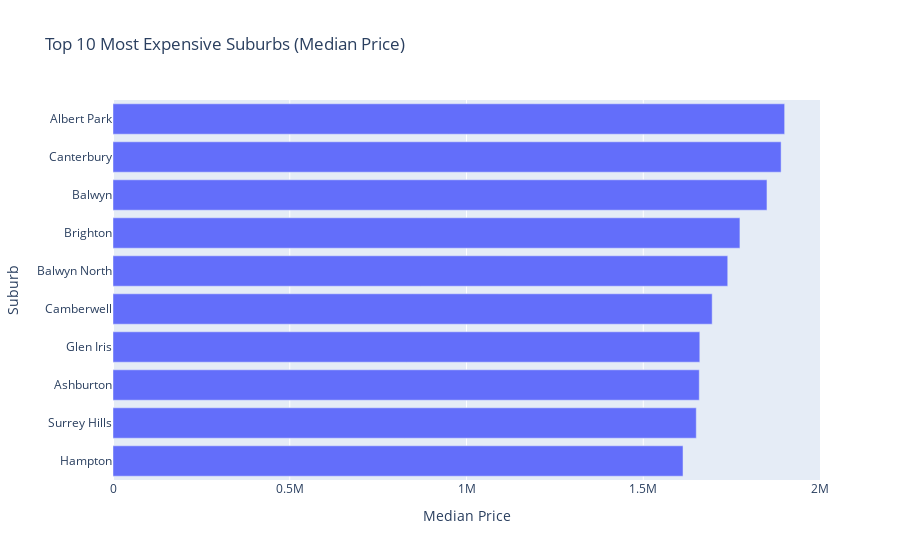
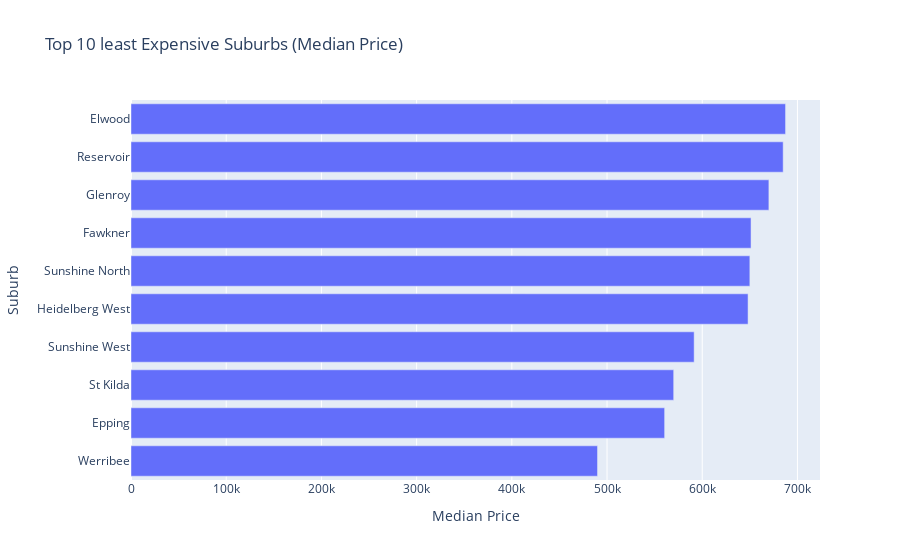

Notebook cell for these charts, in order:
### Code cell
import plotly.express as px

fig_exp = px.bar(
    top10_most_expensive.sort_values("median"),
    x="median", y=SUBURB, orientation="h",
    title="Top 10 Most Expensive Suburbs (Median Price)",
    hover_data={"median":":,.0f", "IQR":":,.0f", "count":True}
)
fig_exp.update_layout(xaxis_title="Median Price", yaxis_title="Suburb")
fig_exp.show()

fig_aff = px.bar(
    top10_least_expensive.sort_values("median"),
    x="median", y=SUBURB, orientation="h",
    title="Top 10 least Expensive Suburbs (Median Price)",
    hover_data={"median":":,.0f", "IQR":":,.0f", "count":True}
)
fig_aff.update_layout(xaxis_title="Median Price", yaxis_title="Suburb")
fig_aff.show()

### Figure 1 — Plotly figure (JSON) as saved in the notebook; plotly's stock layout.template omitted (floating-point values rounded to 4 significant figures)
{"data": [{"alignmentgroup": "True", "customdata": [[1176625, 130], [1201000, 125], [426875, 60], [1114750, 195], [1484000, 132], [565000, 171], [1264375, 186], [1368500, 107], [1540500, 54], [655000, 69]], "hovertemplate": "median=%{x:,.0f}<br>Suburb=%{y}<br>IQR=%{customdata[0]:,.0f}<br>count=%{customdata[1]}<extra></extra>", "legendgroup": "", "marker": {"color": "#636efa", "pattern": {"shape": ""}}, "name": "", "offsetgroup": "", "orientation": "h", "showlegend": false, "textposition": "auto", "type": "bar", "x": [1612500, 1650000, 1658500, 1660000, 1695000, 1739000, 1773500, 1850000, 1890000, 1900000], "xaxis": "x", "y": ["Hampton", "Surrey Hills", "Ashburton", "Glen Iris", "Camberwell", "Balwyn North", "Brighton", "Balwyn", "Canterbury", "Albert Park"], "yaxis": "y"}], "layout": {"barmode": "relative", "legend": {"tracegroupgap": 0}, "title": {"text": "Top 10 Most Expensive Suburbs (Median Price)"}, "xaxis": {"anchor": "y", "domain": [0, 1], "title": {"text": "Median Price"}}, "yaxis": {"anchor": "x", "domain": [0, 1], "title": {"text": "Suburb"}}}}

### Figure 2 — Plotly figure (JSON) as saved in the notebook; plotly's stock layout.template omitted (floating-point values rounded to 4 significant figures)
{"data": [{"alignmentgroup": "True", "customdata": [[116500, 50], [144750, 52], [540750, 162], [148750, 86], [215000, 76], [117750, 68], [172875, 102], [246500, 159], [340250, 359], [636000, 131]], "hovertemplate": "median=%{x:,.0f}<br>Suburb=%{y}<br>IQR=%{customdata[0]:,.0f}<br>count=%{customdata[1]}<extra></extra>", "legendgroup": "", "marker": {"color": "#636efa", "pattern": {"shape": ""}}, "name": "", "offsetgroup": "", "orientation": "h", "showlegend": false, "textposition": "auto", "type": "bar", "x": [490000, 560500, 570000, 591500, 648125, 650000, 651250, 670000, 685000, 687500], "xaxis": "x", "y": ["Werribee", "Epping", "St Kilda", "Sunshine West", "Heidelberg West", "Sunshine North", "Fawkner", "Glenroy", "Reservoir", "Elwood"], "yaxis": "y"}], "layout": {"barmode": "relative", "legend": {"tracegroupgap": 0}, "title": {"text": "Top 10 least Expensive Suburbs (Median Price)"}, "xaxis": {"anchor": "y", "domain": [0, 1], "title": {"text": "Median Price"}}, "yaxis": {"anchor": "x", "domain": [0, 1], "title": {"text": "Suburb"}}}}
